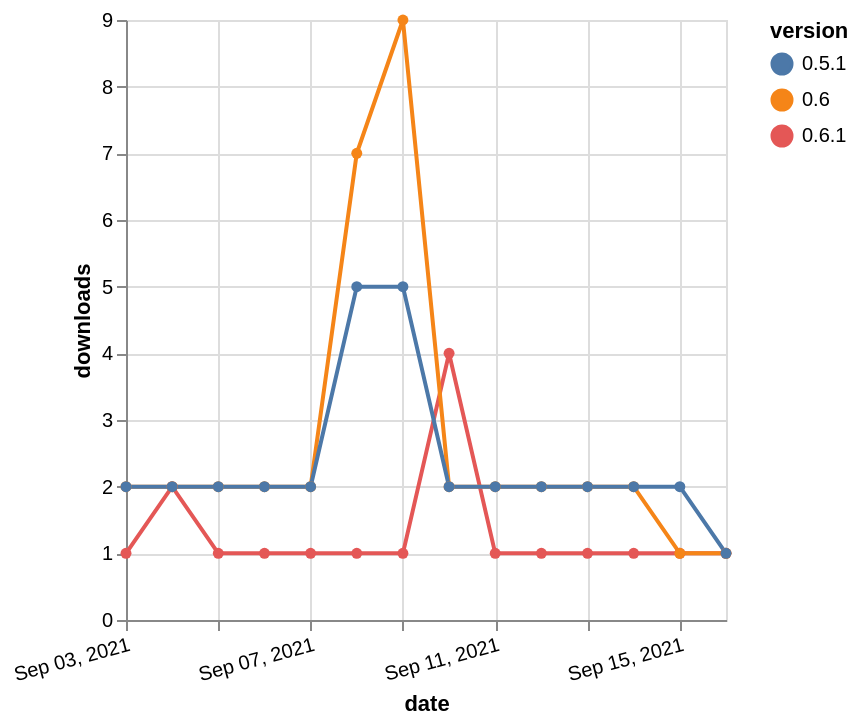

Write the Vega-Lite specification saved for this chart.
### Vega-Lite specification from a JSON file in a GitHub repository (floating-point values rounded to 4 significant figures)
{"$schema": "https://vega.github.io/schema/vega-lite/v5.json", "description": "A simple bar chart with embedded data.", "data": {"values": [{"date": "2021-09-03", "total": 414, "delta": 1, "version": "0.6.1"}, {"date": "2021-09-04", "total": 416, "delta": 2, "version": "0.6.1"}, {"date": "2021-09-05", "total": 417, "delta": 1, "version": "0.6.1"}, {"date": "2021-09-06", "total": 418, "delta": 1, "version": "0.6.1"}, {"date": "2021-09-07", "total": 419, "delta": 1, "version": "0.6.1"}, {"date": "2021-09-08", "total": 420, "delta": 1, "version": "0.6.1"}, {"date": "2021-09-09", "total": 421, "delta": 1, "version": "0.6.1"}, {"date": "2021-09-10", "total": 425, "delta": 4, "version": "0.6.1"}, {"date": "2021-09-11", "total": 426, "delta": 1, "version": "0.6.1"}, {"date": "2021-09-12", "total": 427, "delta": 1, "version": "0.6.1"}, {"date": "2021-09-13", "total": 428, "delta": 1, "version": "0.6.1"}, {"date": "2021-09-14", "total": 429, "delta": 1, "version": "0.6.1"}, {"date": "2021-09-15", "total": 430, "delta": 1, "version": "0.6.1"}, {"date": "2021-09-16", "total": 431, "delta": 1, "version": "0.6.1"}, {"date": "2021-09-03", "total": 3101, "delta": 2, "version": "0.6"}, {"date": "2021-09-04", "total": 3103, "delta": 2, "version": "0.6"}, {"date": "2021-09-05", "total": 3105, "delta": 2, "version": "0.6"}, {"date": "2021-09-06", "total": 3107, "delta": 2, "version": "0.6"}, {"date": "2021-09-07", "total": 3109, "delta": 2, "version": "0.6"}, {"date": "2021-09-08", "total": 3116, "delta": 7, "version": "0.6"}, {"date": "2021-09-09", "total": 3125, "delta": 9, "version": "0.6"}, {"date": "2021-09-10", "total": 3127, "delta": 2, "version": "0.6"}, {"date": "2021-09-11", "total": 3129, "delta": 2, "version": "0.6"}, {"date": "2021-09-12", "total": 3131, "delta": 2, "version": "0.6"}, {"date": "2021-09-13", "total": 3133, "delta": 2, "version": "0.6"}, {"date": "2021-09-14", "total": 3135, "delta": 2, "version": "0.6"}, {"date": "2021-09-15", "total": 3136, "delta": 1, "version": "0.6"}, {"date": "2021-09-16", "total": 3137, "delta": 1, "version": "0.6"}, {"date": "2021-09-03", "total": 3438, "delta": 2, "version": "0.5.1"}, {"date": "2021-09-04", "total": 3440, "delta": 2, "version": "0.5.1"}, {"date": "2021-09-05", "total": 3442, "delta": 2, "version": "0.5.1"}, {"date": "2021-09-06", "total": 3444, "delta": 2, "version": "0.5.1"}, {"date": "2021-09-07", "total": 3446, "delta": 2, "version": "0.5.1"}, {"date": "2021-09-08", "total": 3451, "delta": 5, "version": "0.5.1"}, {"date": "2021-09-09", "total": 3456, "delta": 5, "version": "0.5.1"}, {"date": "2021-09-10", "total": 3458, "delta": 2, "version": "0.5.1"}, {"date": "2021-09-11", "total": 3460, "delta": 2, "version": "0.5.1"}, {"date": "2021-09-12", "total": 3462, "delta": 2, "version": "0.5.1"}, {"date": "2021-09-13", "total": 3464, "delta": 2, "version": "0.5.1"}, {"date": "2021-09-14", "total": 3466, "delta": 2, "version": "0.5.1"}, {"date": "2021-09-15", "total": 3468, "delta": 2, "version": "0.5.1"}, {"date": "2021-09-16", "total": 3469, "delta": 1, "version": "0.5.1"}]}, "width": "container", "mark": {"type": "line", "point": {"filled": true}}, "encoding": {"x": {"field": "date", "type": "temporal", "timeUnit": "yearmonthdate", "title": "date", "axis": {"labelAngle": -15}}, "y": {"field": "delta", "type": "quantitative", "title": "downloads"}, "color": {"field": "version", "type": "nominal"}, "tooltip": {"field": "delta"}}}
